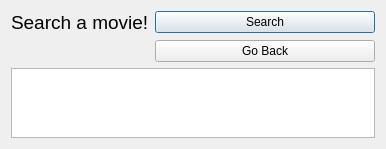
<?xml version="1.0" encoding="UTF-8"?>
<ui version="4.0">
 <class>SearchForm</class>
 <widget class="QDialog" name="SearchForm">
  <property name="geometry">
   <rect>
    <x>0</x>
    <y>0</y>
    <width>386</width>
    <height>147</height>
   </rect>
  </property>
  <property name="windowTitle">
   <string>Search Movie</string>
  </property>
  <layout class="QFormLayout" name="formLayout">
   <item row="0" column="0">
    <widget class="QLabel" name="label">
     <property name="font">
      <font>
       <pointsize>14</pointsize>
      </font>
     </property>
     <property name="text">
      <string>Search a movie!</string>
     </property>
    </widget>
   </item>
   <item row="0" column="1">
    <widget class="QPushButton" name="btnSearch">
     <property name="text">
      <string>Search</string>
     </property>
    </widget>
   </item>
   <item row="1" column="1">
    <widget class="QPushButton" name="btnGoback">
     <property name="text">
      <string>Go Back</string>
     </property>
    </widget>
   </item>
   <item row="2" column="0" colspan="2">
    <widget class="QTextEdit" name="textEdit">
     <property name="html">
      <string>&lt;!DOCTYPE HTML PUBLIC &quot;-//W3C//DTD HTML 4.0//EN&quot; &quot;http://www.w3.org/TR/REC-html40/strict.dtd&quot;&gt;
&lt;html&gt;&lt;head&gt;&lt;meta name=&quot;qrichtext&quot; content=&quot;1&quot; /&gt;&lt;style type=&quot;text/css&quot;&gt;
p, li { white-space: pre-wrap; }
&lt;/style&gt;&lt;/head&gt;&lt;body style=&quot; font-family:'MS Shell Dlg 2'; font-size:8.25pt; font-weight:400; font-style:normal;&quot;&gt;
&lt;p style=&quot;-qt-paragraph-type:empty; margin-top:0px; margin-bottom:0px; margin-left:0px; margin-right:0px; -qt-block-indent:0; text-indent:0px;&quot;&gt;&lt;br /&gt;&lt;/p&gt;&lt;/body&gt;&lt;/html&gt;</string>
     </property>
    </widget>
   </item>
  </layout>
 </widget>
 <resources/>
 <connections/>
</ui>
